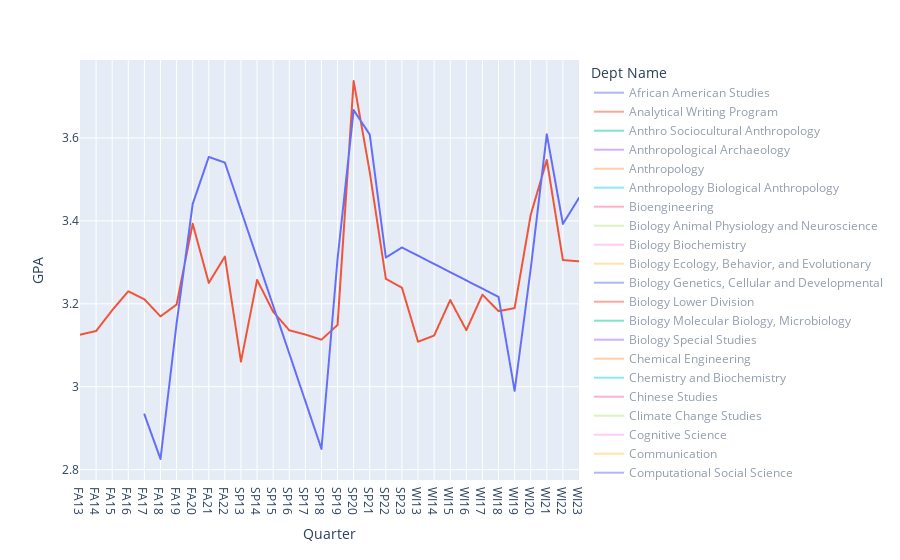

The code cell stored with this chart in its notebook:
### Code cell
px.line(mean_gpa_by_dept_qtr, x="Quarter", y="GPA", color="Dept Name", category_orders={"Dept Name": np.sort(mean_gpa_by_dept_qtr["Dept Name"].unique())}
).update_traces(visible="legendonly", selector=lambda t: not t.name in ["Data Science", "Computer Science and Engineering"])
#in this plot you can compare GPA by department by looking through these department names
